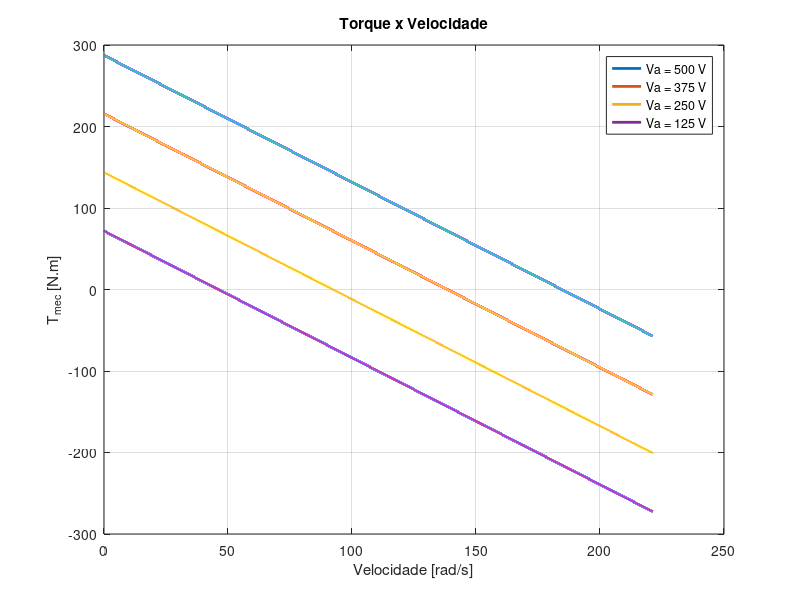

This figure's MATLAB source:
clc
clear;

% Caracteristicas do motor
% Preset Model 13
Ra = 1.086; % Resistencia de armadura
w0 = 221.3; % Velocidade a vazio
kphi = 1.3; % K phi nominal

Va = 240; % Tensão de terminal
Pmech = linspace(0,w0,100000); % Potência mecânica

Te = kphi*((Va-kphi*Pmech))/Ra;
plot(Pmech,Te,'LineWidth',2)

title('Torque x Velocidade')
ylabel('T_{mec} [N.m]')
xlabel('Velocidade [rad/s]')
grid on
hold on

Va2 = 240*0.75; % Tensão de terminal 75%
Te = kphi*((Va2-Pmech*kphi))/Ra;
plot(Pmech,Te,'LineWidth',2)
hold on

Va3 = 240*0.5; % Tensão de terminal 50%
Te = kphi*((Va3-Pmech*kphi))/Ra;
plot(Pmech,Te,'LineWidth',2)
hold on

Va4 = 240*0.25; % Tensão de terminal 25%
Te = kphi*((Va4-Pmech*kphi))/Ra;
plot(Pmech,Te,'LineWidth',2)
legend('Va = 500 V','Va = 375 V','Va = 250 V','Va = 125 V')
hold off